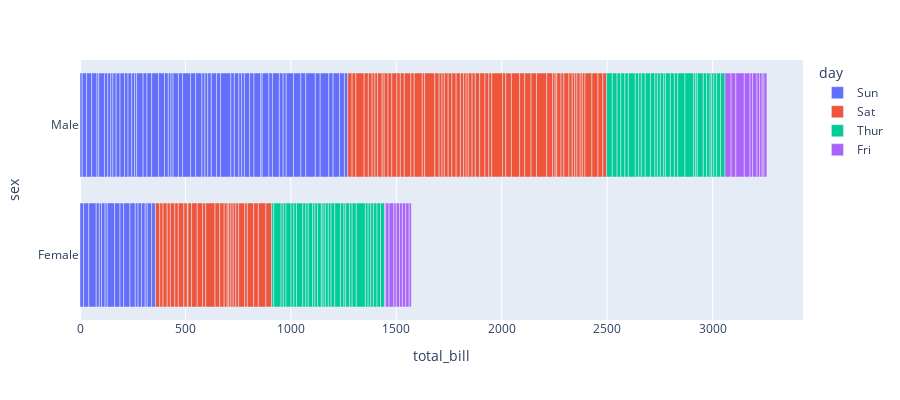

Notebook cell for this chart:
### Code cell
fig = px.bar(tips,x='total_bill',y='sex',color='day',orientation='h',
             hover_data=['tip','size'],
             height=400)
fig.show()

### Figure 1 — Plotly figure (JSON) as saved in the notebook; plotly's stock layout.template omitted (floating-point values rounded to 4 significant figures; data arrays with more than 128 entries replaced by an {"elided": "..."} marker saying what was removed)
{"data": [{"alignmentgroup": "True", "customdata": {"elided": "76x2 float values"}, "hovertemplate": "day=Sun<br>total_bill=%{x}<br>sex=%{y}<br>tip=%{customdata[0]}<br>size=%{customdata[1]}<extra></extra>", "legendgroup": "Sun", "marker": {"color": "#636efa", "pattern": {"shape": ""}}, "name": "Sun", "offsetgroup": "Sun", "orientation": "h", "showlegend": true, "textposition": "auto", "type": "bar", "x": [16.99, 10.34, 21.01, 23.68, 24.59, 25.29, 8.77, 26.88, 15.04, 14.78, 10.27, 35.26, 15.42, 18.43, 14.83, 21.58, 10.33, 16.29, 16.97, 17.46, 13.94, 9.68, 30.4, 18.29, 22.23, 32.4, 28.55, 18.04, 12.54, 10.29, 34.81, 9.94, 25.56, 19.49, 38.07, 23.95, 25.71, 17.31, 29.93, 14.07, 13.13, 17.26, 24.55, 19.77, 29.85, 48.17, 25, 13.39, 16.49, 21.5, 12.66, 16.21, 13.81, 17.51, 24.52, 20.76, 31.71, 7.25, 31.85, 16.82, 32.9, 17.89, 14.48, 9.6, 34.63, 34.65, 23.33, 45.35, 23.17, 40.55, 20.69, 20.9, 30.46, 18.15, 23.1, 15.69], "xaxis": "x", "y": ["Female", "Male", "Male", "Male", "Female", "Male", "Male", "Male", "Male", "Male", "Male", "Female", "Male", "Male", "Female", "Male", "Female", "Male", "Female", "Male", "Male", "Male", "Male", "Male", "Male", "Male", "Male", "Male", "Male", "Female", "Female", "Male", "Male", "Male", "Male", "Male", "Female", "Female", "Male", "Male", "Male", "Male", "Male", "Male", "Female", "Male", "Female", "Female", "Male", "Male", "Male", "Female", "Male", "Female", "Male", "Male", "Male", "Male", "Male", "Male", "Male", "Male", "Male", "Female", "Male", "Male", "Male", "Male", "Male", "Male", "Male", "Female", "Male", "Female", "Male", "Male"], "yaxis": "y"}, {"alignmentgroup": "True", "customdata": {"elided": "87x2 float values"}, "hovertemplate": "day=Sat<br>total_bill=%{x}<br>sex=%{y}<br>tip=%{customdata[0]}<br>size=%{customdata[1]}<extra></extra>", "legendgroup": "Sat", "marker": {"color": "#EF553B", "pattern": {"shape": ""}}, "name": "Sat", "offsetgroup": "Sat", "orientation": "h", "showlegend": true, "textposition": "auto", "type": "bar", "x": [20.65, 17.92, 20.29, 15.77, 39.42, 19.82, 17.81, 13.37, 12.69, 21.7, 19.65, 9.55, 18.35, 15.06, 20.69, 17.78, 24.06, 16.31, 16.93, 18.69, 31.27, 16.04, 38.01, 26.41, 11.24, 48.27, 20.29, 13.81, 11.02, 18.29, 17.59, 20.08, 16.45, 3.07, 20.23, 15.01, 12.02, 17.07, 26.86, 25.28, 14.73, 10.51, 17.92, 44.3, 22.42, 20.92, 15.36, 20.49, 25.21, 18.24, 14.31, 14, 7.25, 10.59, 10.63, 50.81, 15.81, 26.59, 38.73, 24.27, 12.76, 30.06, 25.89, 48.33, 13.27, 28.17, 12.9, 28.15, 11.59, 7.74, 30.14, 20.45, 13.28, 22.12, 24.01, 15.69, 11.61, 10.77, 15.53, 10.07, 12.6, 32.83, 35.83, 29.03, 27.18, 22.67, 17.82], "xaxis": "x", "y": ["Male", "Male", "Female", "Female", "Male", "Male", "Male", "Male", "Male", "Male", "Female", "Male", "Male", "Female", "Female", "Male", "Male", "Male", "Female", "Male", "Male", "Male", "Male", "Female", "Male", "Male", "Male", "Male", "Male", "Male", "Male", "Male", "Female", "Female", "Male", "Male", "Male", "Female", "Female", "Female", "Female", "Male", "Male", "Female", "Female", "Female", "Male", "Male", "Male", "Male", "Female", "Male", "Female", "Female", "Female", "Male", "Male", "Male", "Male", "Male", "Female", "Male", "Male", "Male", "Female", "Female", "Female", "Male", "Male", "Male", "Female", "Male", "Male", "Female", "Male", "Male", "Male", "Male", "Male", "Male", "Male", "Male", "Female", "Male", "Female", "Male", "Male"], "yaxis": "y"}, {"alignmentgroup": "True", "customdata": [[4, 4], [3, 2], [2.71, 2], [3, 2], [3.4, 2], [1.83, 1], [5, 2], [2.03, 2], [5.17, 4], [2, 2], [4, 2], [5.85, 2], [3, 2], [1.5, 2], [1.8, 2], [2.92, 4], [2.31, 2], [1.68, 2], [2.5, 2], [2, 2], [2.52, 2], [4.2, 6], [1.48, 2], [2, 2], [2, 2], [2.18, 3], [1.5, 2], [2.83, 2], [1.5, 2], [2, 2], [3.25, 2], [1.25, 2], [2, 2], [2, 2], [2, 2], [2.75, 2], [3.5, 2], [6.7, 6], [5, 5], [5, 6], [2.3, 2], [1.5, 2], [1.36, 3], [1.63, 2], [1.73, 2], [2, 2], [4.19, 2], [2.56, 2], [2.02, 2], [4, 2], [1.44, 2], [2, 2], [5, 4], [2, 2], [2, 2], [4, 3], [2.01, 2], [2, 2], [2.5, 2], [4, 4], [3.23, 3], [3, 2]], "hovertemplate": "day=Thur<br>total_bill=%{x}<br>sex=%{y}<br>tip=%{customdata[0]}<br>size=%{customdata[1]}<extra></extra>", "legendgroup": "Thur", "marker": {"color": "#00cc96", "pattern": {"shape": ""}}, "name": "Thur", "offsetgroup": "Thur", "orientation": "h", "showlegend": true, "textposition": "auto", "type": "bar", "x": [27.2, 22.76, 17.29, 19.44, 16.66, 10.07, 32.68, 15.98, 34.83, 13.03, 18.28, 24.71, 21.16, 10.65, 12.43, 24.08, 11.69, 13.42, 14.26, 15.95, 12.48, 29.8, 8.52, 14.52, 11.38, 22.82, 19.08, 20.27, 11.17, 12.26, 18.26, 8.51, 10.33, 14.15, 16, 13.16, 17.47, 34.3, 41.19, 27.05, 16.43, 8.35, 18.64, 11.87, 9.78, 7.51, 19.81, 28.44, 15.48, 16.58, 7.56, 10.34, 43.11, 13, 13.51, 18.71, 12.74, 13, 16.4, 20.53, 16.47, 18.78], "xaxis": "x", "y": ["Male", "Male", "Male", "Male", "Male", "Female", "Male", "Male", "Female", "Male", "Male", "Male", "Male", "Female", "Female", "Female", "Male", "Female", "Male", "Male", "Female", "Female", "Male", "Female", "Female", "Male", "Male", "Female", "Female", "Female", "Female", "Female", "Female", "Female", "Male", "Female", "Female", "Male", "Male", "Female", "Female", "Female", "Female", "Female", "Male", "Male", "Female", "Male", "Male", "Male", "Male", "Male", "Female", "Female", "Male", "Male", "Female", "Female", "Female", "Male", "Female", "Female"], "yaxis": "y"}, {"alignmentgroup": "True", "customdata": [[3, 2], [3.5, 2], [1, 2], [4.3, 2], [3.25, 2], [4.73, 4], [4, 2], [1.5, 2], [3, 2], [1.5, 2], [2.5, 2], [3, 2], [2.2, 2], [3.48, 2], [1.92, 1], [3, 3], [1.58, 2], [2.5, 2], [2, 2]], "hovertemplate": "day=Fri<br>total_bill=%{x}<br>sex=%{y}<br>tip=%{customdata[0]}<br>size=%{customdata[1]}<extra></extra>", "legendgroup": "Fri", "marker": {"color": "#ab63fa", "pattern": {"shape": ""}}, "name": "Fri", "offsetgroup": "Fri", "orientation": "h", "showlegend": true, "textposition": "auto", "type": "bar", "x": [28.97, 22.49, 5.75, 16.32, 22.75, 40.17, 27.28, 12.03, 21.01, 12.46, 11.35, 15.38, 12.16, 13.42, 8.58, 15.98, 13.42, 16.27, 10.09], "xaxis": "x", "y": ["Male", "Male", "Female", "Female", "Female", "Male", "Male", "Male", "Male", "Male", "Female", "Female", "Male", "Female", "Male", "Female", "Male", "Female", "Female"], "yaxis": "y"}], "layout": {"barmode": "relative", "height": 400, "legend": {"title": {"text": "day"}, "tracegroupgap": 0}, "margin": {"t": 60}, "xaxis": {"anchor": "y", "domain": [0, 1], "title": {"text": "total_bill"}}, "yaxis": {"anchor": "x", "domain": [0, 1], "title": {"text": "sex"}}}}
